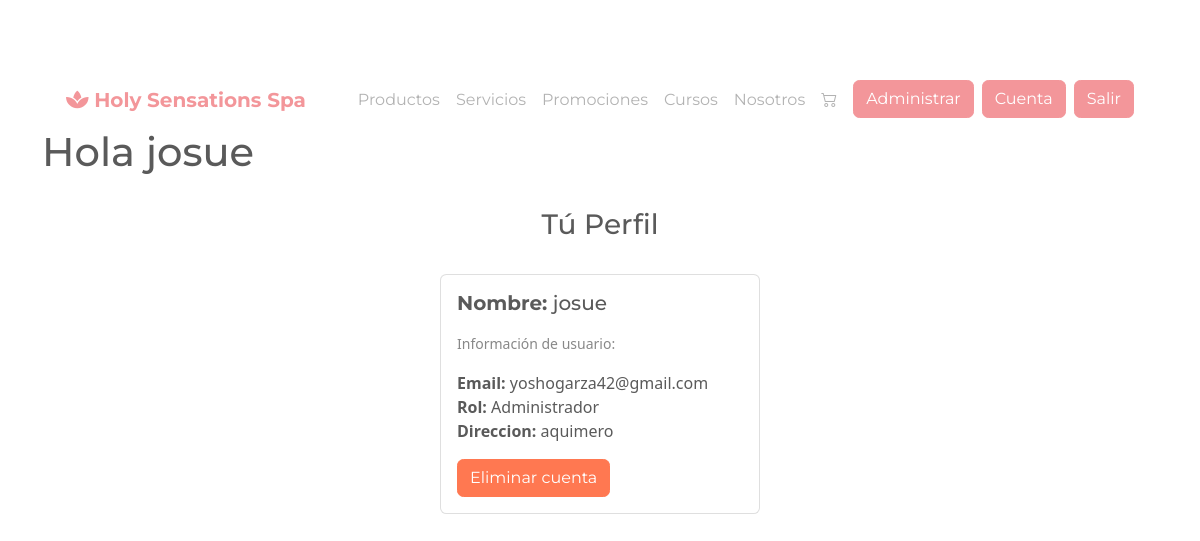
The app's page /cuenta.php (signed in) with its own data.
### tables this page shows
CREATE TABLE `usuarios` (
  `idUsuario` int(11) NOT NULL,
  `Nombre` varchar(50) NOT NULL,
  `Pwd` varchar(50) NOT NULL,
  `rePwd` varchar(50) NOT NULL,
  `Email` varchar(50) NOT NULL,
  `Direccion` varchar(200) NOT NULL,
  `idRol` int(11) NOT NULL
);

CREATE TABLE `roles` (
  `idRol` int(11) NOT NULL,
  `Nombre` varchar(50) NOT NULL
);

### funciones.php (the view, shortened to what this page needs)
<?php
function menuAdmin()
{
?>
    <nav class="navbar navbar-expand-md navbar-light">
        <div class="container-xxl">
            <a href="index.php" class="navbar-brand">
                <span class="fw-bold text-secondary">
                    <i class="fas fa-spa"></i>
                    Holy Sensations Spa
                </span>
            </a>
            <div class="collapse navbar-collapse justify-content-end align-center" id="main-nav">
                <ul class="navbar-nav">
                    <li class="nav-item">
                        <a href="productos.php" class="nav-link">Productos</a>
                    </li>
                    <li class="nav-item">
                        <a href="servicios.php" class="nav-link">Servicios</a>
                    </li>
                    <li class="nav-item">
                        <a href="promociones.php" class="nav-link">Promociones</a>
                    </li>
                    <li class="nav-item">
                        <a href="cursos.php" class="nav-link">Cursos</a>
                    </li>
                    <li class="nav-item">
                        <a href="nosotros.php" class="nav-link">Nosotros</a>
                    </li>
                    <li class="nav-item d-md">
                        <a href="verCarrito.php" class="nav-link"><i class="bi bi-cart2"></i></a>
                    </li>
                    <li class="nav-item ms-2 d-none d-md-inline">
                        <a href="http://localhost/holy%20sensations%20spa/administrador/inicio.php" class="btn btn-secondary">Administrar</a>
                    </li>
                    <li class="nav-item ms-2 d-none d-md-inline">
                        <a href="cuenta.php" class="btn btn-secondary">Cuenta</a>
                    </li>
                    <li class="nav-item ms-2 d-none d-md-inline">
                        <a href="logout.php" class="btn btn-secondary">Salir</a>
                    </li>
                </ul>
            </div>
        </div>
    </nav>
<?php
}
?>
<?php
function despliegaDatos($dUsr)
{
?>
    <div class="container-fluid">
        <br>
        <h3 class="h3 mx-auto" style="text-align:center">Tú Perfil</h3>
        <br>
        <div class="card mb-4 mx-auto" style="max-width: 320px;">
            <div class="col">
                <div class="card-body">
                    <h5 class="card-title"><b>Nombre:</b> <?php echo $_SESSION['nombre'] ?></h5>
                    <p class="card-text">
                    <p class="card-text"><small class="text-muted">Información de usuario:</small></p>
                    <b>Email: </b> <?php echo $dUsr->Email ?><br>
                    <b>Rol: </b> <?php echo $dUsr->NombreRol ?><br>
                    <b>Direccion: </b> <?php echo $dUsr->Direccion ?><br>
                    </p>
                    <a name="" id="" class="btn btn-danger" href="eliminarCuenta.php" role="button">Eliminar cuenta</a>
                </div>
            </div>
        </div>
    </div>
<?php
}
?>

### css/carousel.css (style rules this page uses)
body { padding-top: 3rem; padding-bottom: 3rem; color: #5a5a5a; }

### records on screen
usuarios: Email "yoshogarza42@gmail.com", idRol.Nombre "Administrador", Direccion "aquimero"

### other values on screen
$_SESSION['nombre'] "josue"
